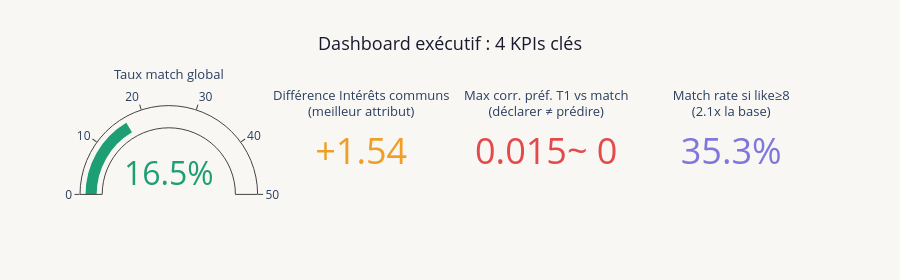
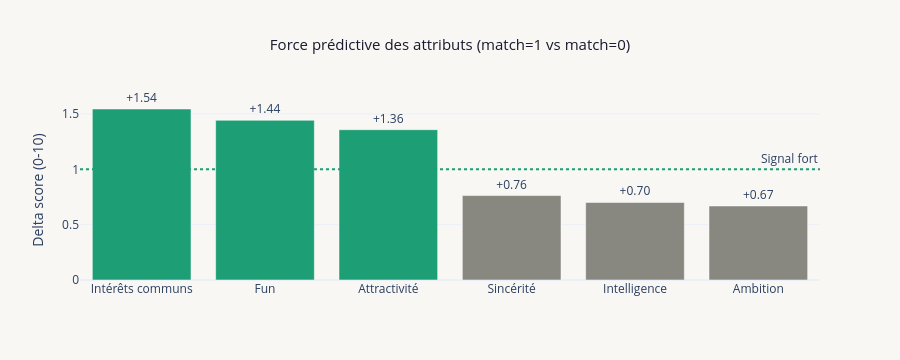

Write notebook code for charts like these, in order.
### Code cell
# =============================================================================
# DASHBOARD EXÉCUTIF
# =============================================================================
print("\n" + "─" * 65)
print("DASHBOARD EXÉCUTIF")
print("─" * 65)
 
 
best_attr   = max(deltas, key=deltas.get)
best_delta  = deltas[best_attr]
max_t1_corr = max(abs(df[p].corr(df["match"])) for p in PREF_COLS)
like8_rate  = df[df["like"]>=8]["match"].mean() * 100
 
# 4 KPI indicators
fig_v1 = go.Figure()
kpis = [
    {"mode":"gauge+number","value":match_rate,
     "title":{"text":"Taux match global","font":{"size":13}},
     "number":{"suffix":"%","font":{"size":32,"color":C["match"]}},
     "gauge":{"axis":{"range":[0,50]},"bar":{"color":C["match"]}},
     "domain":{"x":[0.0,0.24],"y":[0.0,1.0]}},
    {"mode":"number","value":best_delta,
     "title":{"text":f"Différence {ATTR6_FR[ATTR6.index(best_attr)]}<br>(meilleur attribut)","font":{"size":13}},
     "number":{"prefix":"+","valueformat":".2f","font":{"size":36,"color":C["amber"]}},
     "domain":{"x":[0.26,0.50],"y":[0.0,1.0]}},
    {"mode":"number","value":max_t1_corr,
     "title":{"text":"Max corr. préf. T1 vs match<br>(déclarer ≠ prédire)","font":{"size":13}},
     "number":{"suffix":"~ 0","valueformat":".3f","font":{"size":36,"color":C["no_match"]}},
     "domain":{"x":[0.52,0.74],"y":[0.0,1.0]}},
    {"mode":"number","value":like8_rate,
     "title":{"text":"Match rate si like≥8<br>(2.1x la base)","font":{"size":13}},
     "number":{"suffix":"%","valueformat":".1f","font":{"size":36,"color":C["purple"]}},
     "domain":{"x":[0.76,1.0],"y":[0.0,1.0]}},
]
for kpi in kpis:
    fig_v1.add_trace(go.Indicator(**kpi))
fig_v1.update_layout(
    title={"text":"Dashboard exécutif : 4 KPIs clés",
           "font":{"size":18,"color":C["dark"]},"x":0.5,"xanchor":"center"},
    height=280, paper_bgcolor=C["light_bg"],
)
fig_v1.show()
 
# Barre delta attributs
attrs_sorted = sorted(ATTR6, key=lambda c: deltas[c], reverse=True)
delta_colors_v1 = [C["match"] if deltas[c]>=1.3 else C["amber"] if deltas[c]>=0.9
                   else C["neutral"] for c in attrs_sorted]

fig_v1b = go.Figure(go.Bar(
    x=[ATTR6_FR[ATTR6.index(c)] for c in attrs_sorted],
    y=[deltas[c] for c in attrs_sorted],
    marker_color=delta_colors_v1,
    text=[f"+{deltas[c]:.2f}" for c in attrs_sorted],
    textposition="outside", cliponaxis=False,
))
fig_v1b.add_hline(y=1.0, line_dash="dot", line_color=C["match"],
    annotation_text="Signal fort")
fig_v1b.update_layout(
    title={"text":"Force prédictive des attributs (match=1 vs match=0)",
           "font":{"size":15,"color":C["dark"]},"x":0.5,"xanchor":"center"},
    yaxis_title="Delta score (0-10)", height=360,
    plot_bgcolor=C["light_bg"], paper_bgcolor=C["light_bg"], showlegend=False,
)
fig_v1b.show()

### Figure 1 — Plotly figure (JSON) as saved in the notebook; plotly's stock layout.template omitted (floating-point values rounded to 4 significant figures)
{"data": [{"domain": {"x": [0, 0.24], "y": [0, 1]}, "gauge": {"axis": {"range": [0, 50]}, "bar": {"color": "#1D9E75"}}, "mode": "gauge+number", "number": {"font": {"color": "#1D9E75", "size": 32}, "suffix": "%"}, "title": {"font": {"size": 13}, "text": "Taux match global"}, "type": "indicator", "value": 16.47}, {"domain": {"x": [0.26, 0.5], "y": [0, 1]}, "mode": "number", "number": {"font": {"color": "#EF9F27", "size": 36}, "prefix": "+", "valueformat": ".2f"}, "title": {"font": {"size": 13}, "text": "Différence Intérêts communs<br>(meilleur attribut)"}, "type": "indicator", "value": 1.545}, {"domain": {"x": [0.52, 0.74], "y": [0, 1]}, "mode": "number", "number": {"font": {"color": "#E24B4A", "size": 36}, "suffix": "~ 0", "valueformat": ".3f"}, "title": {"font": {"size": 13}, "text": "Max corr. préf. T1 vs match<br>(déclarer ≠ prédire)"}, "type": "indicator", "value": 0.01472}, {"domain": {"x": [0.76, 1], "y": [0, 1]}, "mode": "number", "number": {"font": {"color": "#7F77DD", "size": 36}, "suffix": "%", "valueformat": ".1f"}, "title": {"font": {"size": 13}, "text": "Match rate si like≥8<br>(2.1x la base)"}, "type": "indicator", "value": 35.3}], "layout": {"height": 280, "paper_bgcolor": "#F8F7F4", "title": {"font": {"color": "#1A1A2E", "size": 18}, "text": "Dashboard exécutif : 4 KPIs clés", "x": 0.5, "xanchor": "center"}}}

### Figure 2 — Plotly figure (JSON) as saved in the notebook; plotly's stock layout.template omitted (floating-point values rounded to 4 significant figures)
{"data": [{"cliponaxis": false, "marker": {"color": ["#1D9E75", "#1D9E75", "#1D9E75", "#888780", "#888780", "#888780"]}, "text": ["+1.54", "+1.44", "+1.36", "+0.76", "+0.70", "+0.67"], "textposition": "outside", "type": "bar", "x": ["Intérêts communs", "Fun", "Attractivité", "Sincérité", "Intelligence", "Ambition"], "y": [1.545, 1.443, 1.358, 0.763, 0.701, 0.669]}], "layout": {"annotations": [{"showarrow": false, "text": "Signal fort", "x": 1, "xanchor": "right", "xref": "x domain", "y": 1, "yanchor": "bottom", "yref": "y"}], "height": 360, "paper_bgcolor": "#F8F7F4", "plot_bgcolor": "#F8F7F4", "shapes": [{"line": {"color": "#1D9E75", "dash": "dot"}, "type": "line", "x0": 0, "x1": 1, "xref": "x domain", "y0": 1, "y1": 1, "yref": "y"}], "showlegend": false, "title": {"font": {"color": "#1A1A2E", "size": 15}, "text": "Force prédictive des attributs (match=1 vs match=0)", "x": 0.5, "xanchor": "center"}, "yaxis": {"title": {"text": "Delta score (0-10)"}}}}
